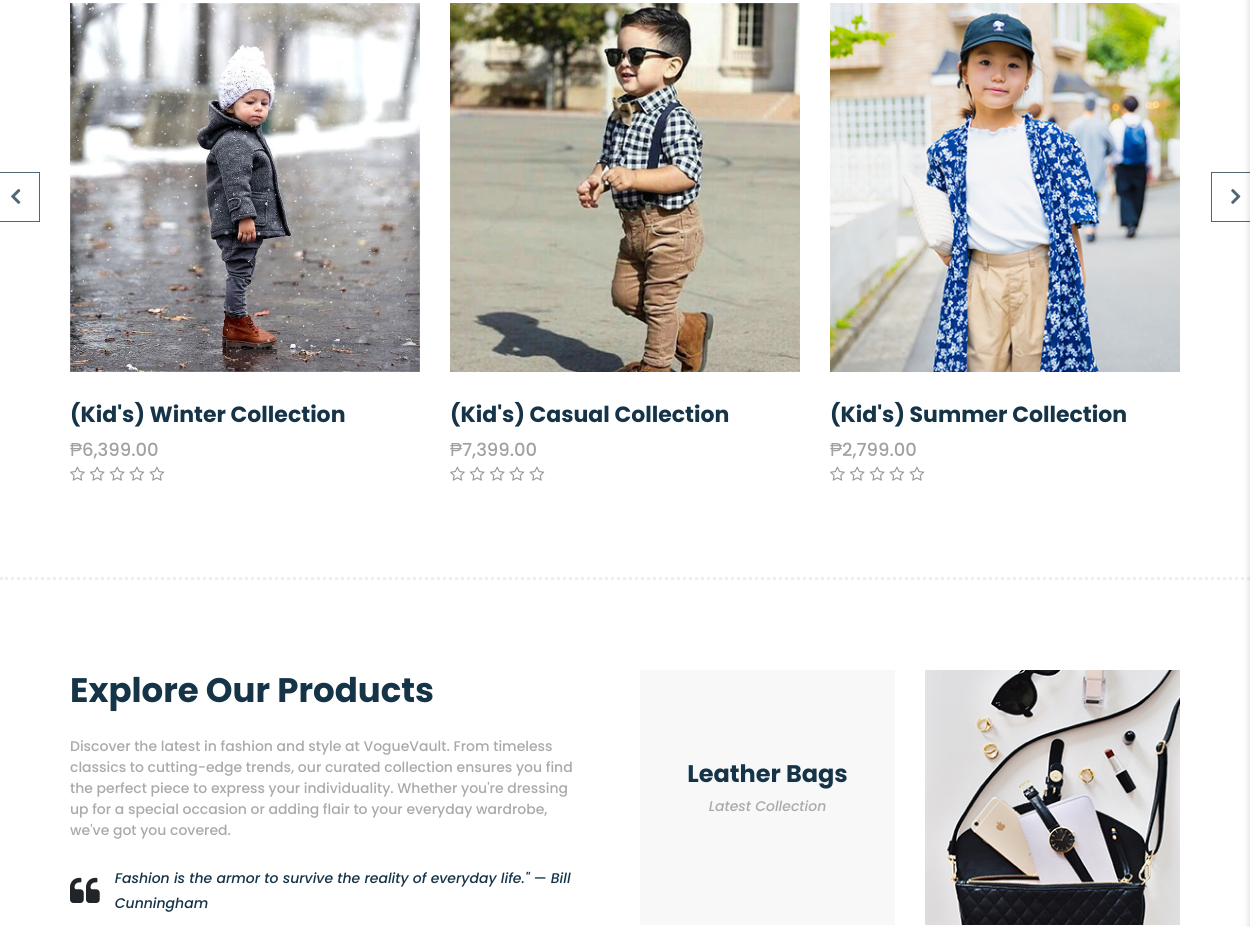
Before: /home.php (signed in, middle part) with the older database file.
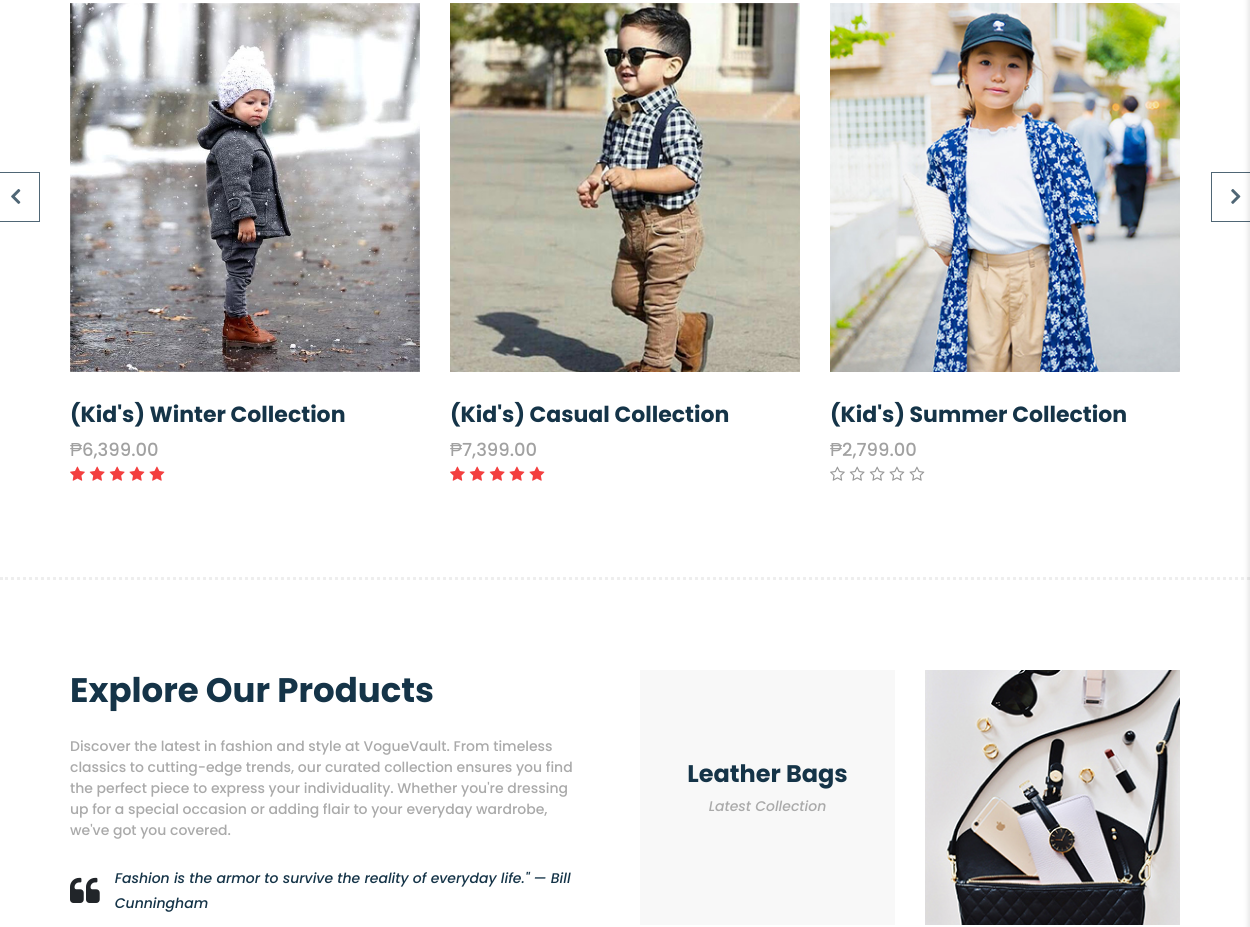
After: the same page with the newer database file.
### tables this page shows
CREATE TABLE `products` (
  `id` int(11) NOT NULL,
  `name` varchar(100) NOT NULL,
  `description` text DEFAULT NULL,
  `category` enum('Men''s','Women''s','Kid''s') NOT NULL,
  `price` decimal(10,2) NOT NULL,
  `image` varchar(255) DEFAULT NULL,
  `created_at` timestamp NOT NULL DEFAULT current_timestamp(),
  `rating` float DEFAULT 0,
  `rating_count` int(11) DEFAULT 0,
  `stock` int(11) NOT NULL DEFAULT 0
);

### home.php (the view, shortened to what this page needs)
<?php
require_once 'includes/connection.php';
function getProductsByCategory($pdo, $category, $limit = 10) {
    $stmt = $pdo->prepare("SELECT * FROM products WHERE category = :category ORDER BY created_at DESC LIMIT :limit");
    $stmt->bindParam(':category', $category, PDO::PARAM_STR);
    $stmt->bindParam(':limit', $limit, PDO::PARAM_INT);
    $stmt->execute();
    return $stmt->fetchAll(PDO::FETCH_ASSOC);
}
$kidsProducts = getProductsByCategory($pdo, "Kid's");
?>
<!DOCTYPE html>
<html lang="en">
<head>
    <link href="/assets/fonts/poppins.css" rel="stylesheet">
    <link rel="stylesheet" type="text/css" href="assets/css/bootstrap.min.css">
    <link rel="stylesheet" type="text/css" href="assets/css/font-awesome.css">
    <link rel="stylesheet" href="assets/css/style.css">
    <link rel="stylesheet" href="assets/css/owl-carousel.css">
    <link rel="stylesheet" href="assets/css/lightbox.css">
    <link rel="stylesheet" href="assets/css/get-product-style.css">
</head>
<body>
    <section class="section" id="kids">
        <div class="container">
            <div class="row">
                <div class="col-lg-12">
                    <div class="kid-item-carousel">
                        <div class="owl-kid-item owl-carousel">
                        <?php foreach ($kidsProducts as $product): ?>
                            <div class="item">
                                <div class="thumb">
                                    <?php
                                    $imagePath = !empty($product['image']) ? './uploads/' . basename($product['image']) : 'assets/images/default-product-image.jpg';
                                    $imageUrl = file_exists($imagePath) ? $imagePath : 'assets/images/default-product-image.jpg';
                                    ?>
                                    <img src="<?php echo htmlspecialchars($imageUrl); ?>" alt="<?php echo htmlspecialchars($product['name']); ?>">
                                </div>
                                <div class="down-content">
                                    <h4><?php echo htmlspecialchars($product['name']); ?></h4>
                                    <span>₱<?php echo number_format($product['price'], 2); ?></span>
                                    <ul class="stars">
                                        <?php
                                        $rating = isset($product['rating']) ? floatval($product['rating']) : 0;
                                        for ($i = 1; $i <= 5; $i++):
                                            if ($i <= $rating):
                                                echo '<li><i class="fa fa-star"></i></li>';
                                            elseif ($i - 0.5 <= $rating):
                                                echo '<li><i class="fa fa-star-half-o"></i></li>';
                                            else:
                                                echo '<li><i class="fa fa-star-o"></i></li>';
                                            endif;
                                        endfor;
                                        ?>
                                    </ul>
                                </div>
                            </div>
                            <?php endforeach; ?>
                        </div>
                    </div>
                </div>
            </div>
        </div>
    </section>
    <section class="section" id="explore">
        <div class="container">
            <div class="row">
                <div class="col-lg-6">
                    <div class="left-content">
                        <h2>Explore Our Products</h2>
                        <span>Discover the latest in fashion and style at VogueVault. From timeless classics to cutting-edge trends, our curated collection ensures you find the perfect piece to express your individuality. Whether you're dressing up for a special occasion or adding flair to your everyday wardrobe, we've got you covered.</span>
                        <div class="quote">
                            <i class="fa fa-quote-left"></i><p>Fashion is the armor to survive the reality of everyday life." — Bill Cunningham</p>
                        </div>
                    </div>
                </div>
                <div class="col-lg-6">
                    <div class="right-content">
                        <div class="row">
                            <div class="col-lg-6">
                                <div class="leather">
                                    <h4>Leather Bags</h4>
                                    <span>Latest Collection</span>
                                </div>
                            </div>
                            <div class="col-lg-6">
                                <div class="first-image">
                                    <img src="assets/images/explore-image-01.jpg" alt="">
                                </div>
                            </div>
                        </div>
                    </div>
                </div>
            </div>
        </div>
    </section>
</body>
</html>

Changed rows visible on the page:
changed products "(Kid's) Winter Collection": rating 0 → 5 (drawn)
changed products "(Kid's) Casual Collection": rating 0 → 5 (drawn)
